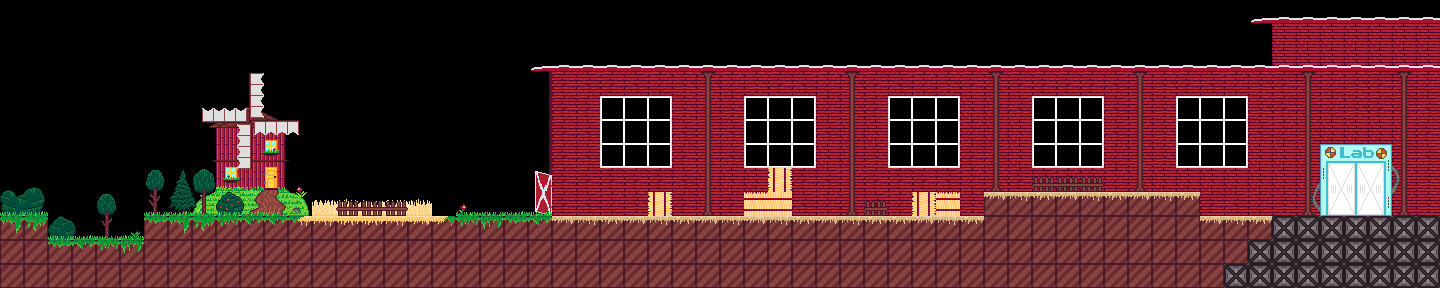

A 2D game scene composited from a Tiled map and its tileset images. What follows is a short description and the map's XML, with each tile layer's data collapsed to a summary:
An orthogonal 60x12 tile map with 24x24 px tiles, 5 tile layers (Слой тайлов 1, Слой тайлов 2, Слой тайлов 4, Слой тайлов 5, ...) and 6 objects.

<map version="1.8" tiledversion="1.8.4" orientation="orthogonal" renderorder="right-down" width="60" height="12" tilewidth="24" tileheight="24" infinite="0" nextlayerid="7" nextobjectid="11">
 <tileset firstgid="1" source="GraphicsAtlas.tsx" />
 <layer id="1" name="Слой тайлов 1" width="60" height="12">
  <data>[720 cells, 473 non-empty, 72 distinct tile ids]</data>
 </layer>
 <layer id="2" name="Слой тайлов 2" width="60" height="12">
  <data>[720 cells, 76 non-empty, 28 distinct tile ids]</data>
 </layer>
 <layer id="4" name="Слой тайлов 4" width="60" height="12">
  <data>[720 cells, 31 non-empty, 25 distinct tile ids]</data>
 </layer>
 <layer id="5" name="Слой тайлов 5" width="60" height="12">
  <data>[720 cells, 7 non-empty, 7 distinct tile ids]</data>
 </layer>
 <layer id="3" name="Grass" width="60" height="12">
  <data>[720 cells, 10 non-empty, 5 distinct tile ids]</data>
 </layer>
 <objectgroup id="6" name="ObjectLayer">
 <object id="10" x="0" y="-500" width="1440" height="1" />
  <object id="5" x="0" y="216" width="48" height="72" />
  <object id="6" x="48" y="240" width="96" height="48" />
  <object id="7" x="144" y="216" width="840" height="72" />
  <object id="8" x="984" y="192" width="216" height="96" />
  <object id="9" x="1200" y="216" width="240" height="72" />
 </objectgroup>
</map>
